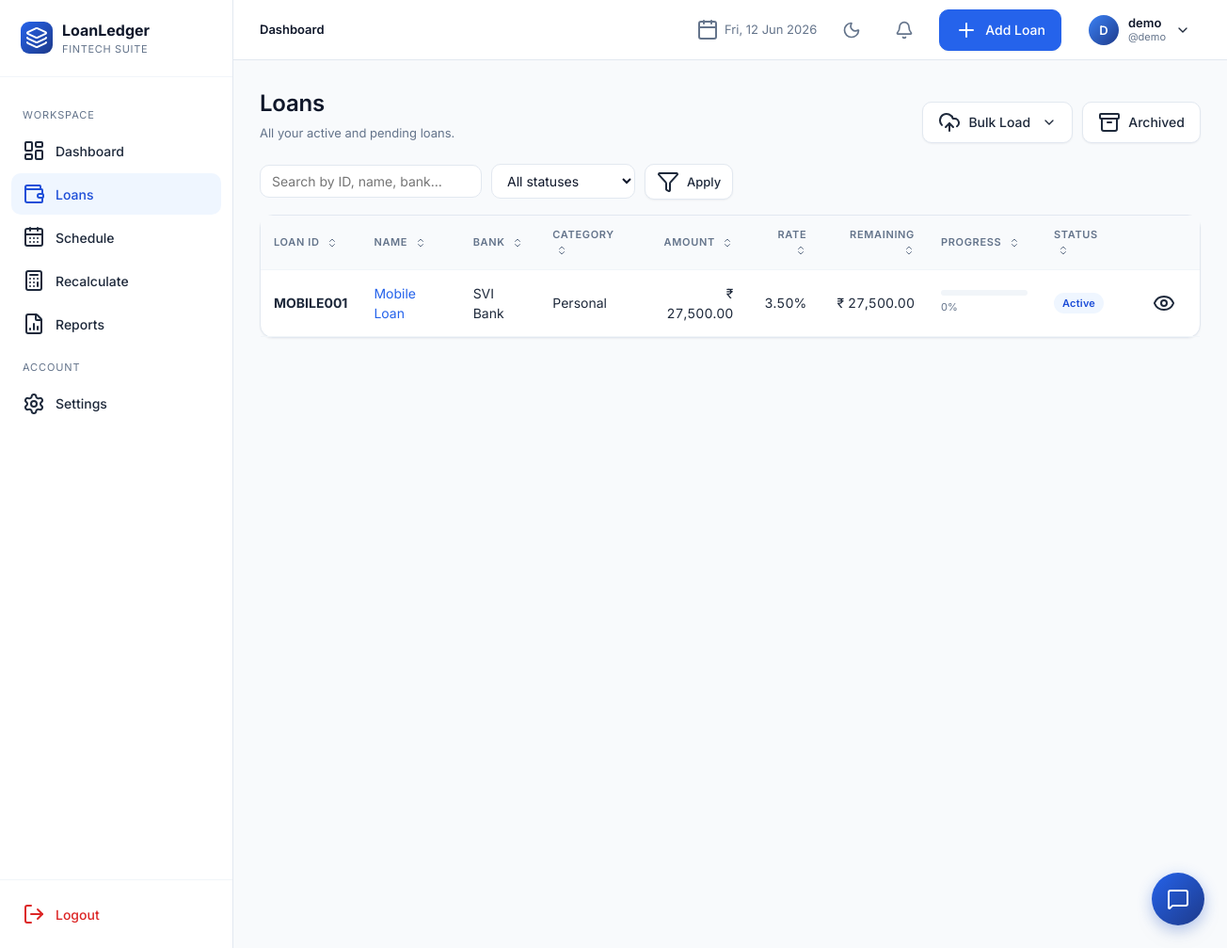
The app's page /loans/ (signed in), older data.
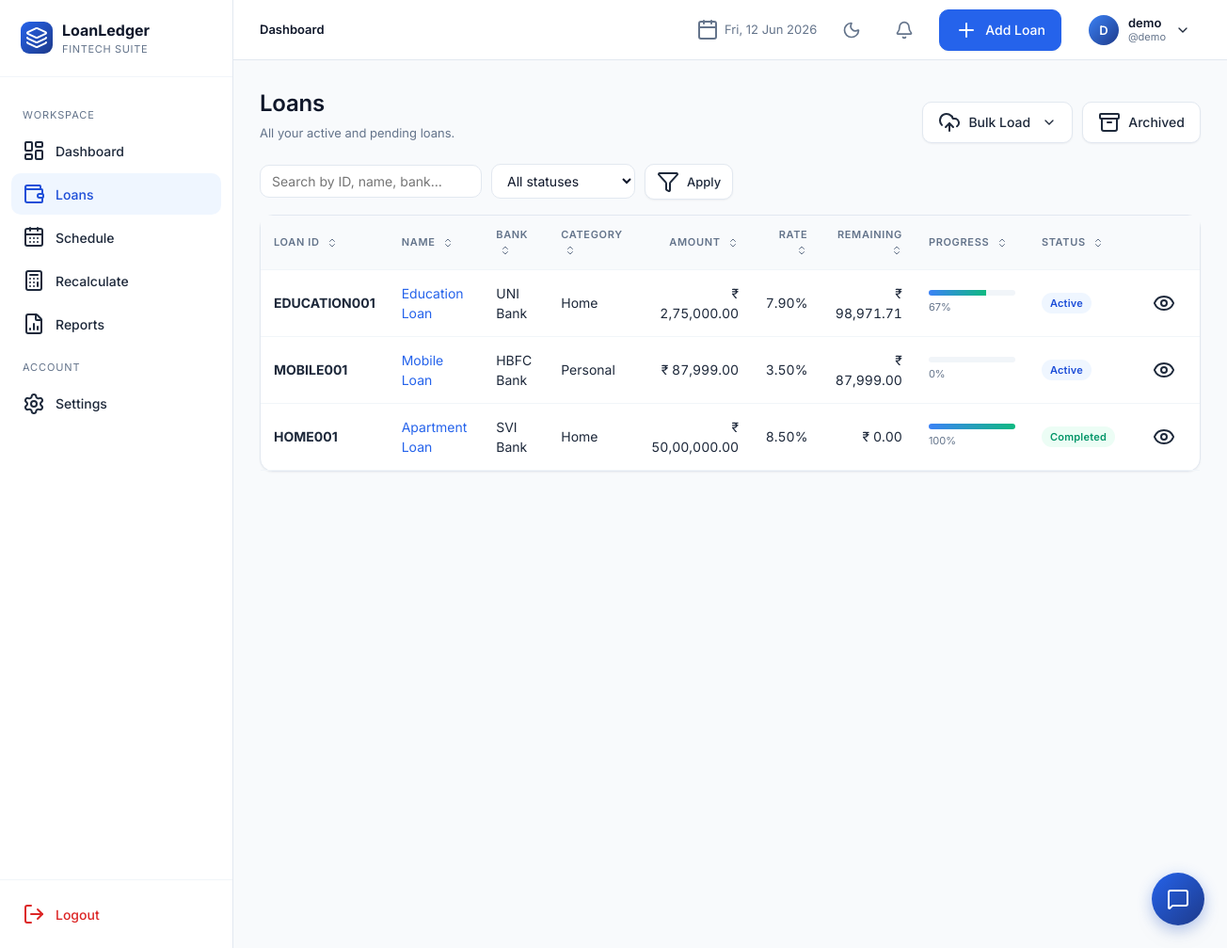
The same page, newer data.
### app/models.py (models this page shows, shortened)
class User(UserMixin, db.Model):
    __tablename__ = "users"
    id = db.Column(db.Integer, primary_key=True)
    full_name = db.Column(db.String(120), nullable=False)
    username = db.Column(db.String(64), unique=True, nullable=False, index=True)
    email = db.Column(db.String(160), unique=True, nullable=False, index=True)
    password_hash = db.Column(db.String(256), nullable=False)
    preferred_currency = db.Column(db.String(8), default="INR")
    preferred_date_format = db.Column(db.String(20), default="%d %b %Y")
    created_at = db.Column(db.DateTime, default=datetime.utcnow)
    loans = db.relationship("Loan", backref="owner", lazy="dynamic", cascade="all, delete-orphan")

class Loan(db.Model):
    __tablename__ = "loans"
    id = db.Column(db.Integer, primary_key=True)
    user_id = db.Column(db.Integer, db.ForeignKey("users.id"), nullable=False, index=True)
    loan_id = db.Column(db.String(40), nullable=False, index=True)  # manual unique per user
    loan_name = db.Column(db.String(120), nullable=False)
    loan_category = db.Column(db.String(50), nullable=False, default="Personal")
    bank_name = db.Column(db.String(120), nullable=False)
    loan_amount = db.Column(db.Float, nullable=False)
    interest_rate = db.Column(db.Float, nullable=False)  # annual %
    down_payment = db.Column(db.Float, default=0)
    custom_emi = db.Column(db.Float, nullable=True)
    start_date = db.Column(db.Date, nullable=False)
    tenure_months = db.Column(db.Integer, nullable=False)
    loan_status = db.Column(db.String(20), default="Active", index=True)
    remaining_balance = db.Column(db.Float, default=0)
    completion_percentage = db.Column(db.Float, default=0)
    is_archived = db.Column(db.Boolean, default=False, index=True)
    balloon_date = db.Column(db.Date, nullable=True)
    balloon_amount = db.Column(db.Float, nullable=True)
    notes = db.Column(db.Text)
    closed_at = db.Column(db.DateTime, nullable=True)
    final_amount = db.Column(db.Float, nullable=True)
    closure_notes = db.Column(db.Text, nullable=True)
    created_at = db.Column(db.DateTime, default=datetime.utcnow)
    updated_at = db.Column(db.DateTime, default=datetime.utcnow, onupdate=datetime.utcnow)
    schedules = db.relationship("Schedule", backref="loan", lazy="dynamic",
                                cascade="all, delete-orphan", order_by="Schedule.month_index")
    __table_args__ = (db.UniqueConstraint("user_id", "loan_id", name="uq_user_loanid"),)

### app/blueprints/loans.py (the view)
@loans_bp.route("/")
@login_required
def list_loans():
    q = request.args.get("q", "").strip()
    status = request.args.get("status", "")
    page = int(request.args.get("page", 1))
    query = current_user.loans.filter_by(is_archived=False)
    if q:
        like = f"%{q}%"
        query = query.filter((Loan.loan_id.ilike(like)) | (Loan.loan_name.ilike(like)) | (Loan.bank_name.ilike(like)))
    if status:
        query = query.filter_by(loan_status=status)
    pagination = query.order_by(Loan.created_at.desc()).paginate(page=page, per_page=10, error_out=False)
    return render_template("loans/list.html", pagination=pagination, q=q, status=status)

### app/templates/loans/list.html (shortened to what this page needs)
{% extends "base.html" %}
{% block content %}
<div class="page-header">
  <div class="title-block"><h1>Loans</h1><div class="sub">All your active and pending loans.</div></div>
  <div class="actions" style="display:flex; gap:10px;">
    <div class="dropdown-container">
      <button class="btn secondary" id="bulkLoadBtn" type="button">
        <i data-lucide="upload-cloud"></i> Bulk Load <i data-lucide="chevron-down" style="width:16px;height:16px;margin-left:4px"></i>
      </button>
    </div>
    <a href="{{ url_for('loans.archived') }}" class="btn secondary"><i data-lucide="archive"></i> Archived</a>
  </div>
</div>
<form class="filters" id="filtersForm" method="get">
  <input type="text" id="filterSearch" name="q" value="{{ q }}" placeholder="Search by ID, name, bank…">
  <select id="filterStatus" name="status">
    <option value="">All statuses</option>
  </select>
  <button class="btn secondary sm" type="submit"><i data-lucide="filter"></i> Apply</button>
</form>
<div id="loansTableContainer">
  <div class="card">
    <div class="table-wrap">
    {% if pagination.items %}
      <table class="tbl" id="loansTable">
        <thead><tr>
          <th style="cursor:pointer" onclick="sortTable(0)">Loan ID <i data-lucide="chevrons-up-down" style="width:12px;height:12px;vertical-align:middle;margin-left:4px"></i></th>
          <th style="cursor:pointer" onclick="sortTable(1)">Name <i data-lucide="chevrons-up-down" style="width:12px;height:12px;vertical-align:middle;margin-left:4px"></i></th>
          <th style="cursor:pointer" onclick="sortTable(2)">Bank <i data-lucide="chevrons-up-down" style="width:12px;height:12px;vertical-align:middle;margin-left:4px"></i></th>
          <th style="cursor:pointer" onclick="sortTable(3)">Category <i data-lucide="chevrons-up-down" style="width:12px;height:12px;vertical-align:middle;margin-left:4px"></i></th>
          <th class="num" style="cursor:pointer" onclick="sortTable(4, true)">Amount <i data-lucide="chevrons-up-down" style="width:12px;height:12px;vertical-align:middle;margin-left:4px"></i></th>
          <th class="num" style="cursor:pointer" onclick="sortTable(5, true)">Rate <i data-lucide="chevrons-up-down" style="width:12px;height:12px;vertical-align:middle;margin-left:4px"></i></th>
          <th class="num" style="cursor:pointer" onclick="sortTable(6, true)">Remaining <i data-lucide="chevrons-up-down" style="width:12px;height:12px;vertical-align:middle;margin-left:4px"></i></th>
          <th style="cursor:pointer" onclick="sortTable(7, true)">Progress <i data-lucide="chevrons-up-down" style="width:12px;height:12px;vertical-align:middle;margin-left:4px"></i></th>
          <th style="cursor:pointer" onclick="sortTable(8)">Status <i data-lucide="chevrons-up-down" style="width:12px;height:12px;vertical-align:middle;margin-left:4px"></i></th>
          <th></th>
        </tr></thead>
        <tbody>
        {% for l in pagination.items %}
          <tr class="loan-row" data-amount="{{ l.loan_amount }}" data-rate="{{ l.interest_rate }}" data-remaining="{{ l.remaining_balance }}" data-progress="{{ l.completion_percentage }}">
            <td><strong>{{ l.loan_id }}</strong></td>
            <td><a href="{{ url_for('loans.details', loan_pk=l.id) }}">{{ l.loan_name }}</a></td>
            <td>{{ l.bank_name }}</td>
            <td>{{ l.loan_category }}</td>
            <td class="num">{{ l.loan_amount|money }}</td>
            <td class="num">{{ '%.2f'|format(l.interest_rate) }}%</td>
            <td class="num">{{ l.remaining_balance|money }}</td>
            <td style="min-width:120px">
              <div class="progress"><div class="progress-bar" style="width: {{ l.completion_percentage }}%"></div></div>
              <div style="font-size:11px;color:var(--slate-500);margin-top:4px">{{ '%.0f'|format(l.completion_percentage) }}%</div>
            </td>
            <td><span class="badge {{ l.loan_status.replace(' ','') }}">{{ l.loan_status }}</span></td>
            <td>
              <a href="{{ url_for('loans.details', loan_pk=l.id) }}" class="btn ghost sm"><i data-lucide="eye"></i></a>
            </td>
          </tr>
        {% endfor %}
        </tbody>
      </table>
    {% else %}
      <div class="empty"><i data-lucide="inbox"></i><h3>No loans match</h3><p>Try clearing filters or add a new loan.</p></div>
    {% endif %}
    </div>
  </div>
</div>
{% endblock %}

### app/templates/base.html (shortened to what this page needs)
<!doctype html>
<html lang="en">
<head>
  <link rel="stylesheet" href="{{ url_for('static', filename='css/styles.css') }}">
  <link rel="stylesheet" href="{{ url_for('static', filename='css/chatbot.css') }}">
</head>
<body>
{% if current_user.is_authenticated %}
<div class="app">
  {% include "_sidebar.html" %}
  <div class="main">
    {% include "_topnav.html" %}
    <main class="content">
      {% block content %}{% endblock %}
    </main>
  </div>
  <button class="chatbot-launcher" id="chatbotLauncher" title="Open Assistant">
    <i data-lucide="message-square"></i>
  </button>
</div>
{% else %}
  {% block auth_content %}{% endblock %}
{% endif %}
</body>
</html>

### app/templates/_sidebar.html
{% set ep = request.endpoint or '' %}
<aside class="sidebar">
  <div class="brand">
    <div class="brand-mark"><i data-lucide="layers"></i></div>
    <div>
      <div class="brand-name">LoanLedger</div>
      <div class="brand-sub">Fintech Suite</div>
    </div>
  </div>
  <nav>
    <div class="group-label">Workspace</div>
    <a href="{{ url_for('dashboard.index') }}" class="{{ 'active' if ep.startswith('dashboard.') else '' }}"><i data-lucide="layout-dashboard"></i> Dashboard</a>
    <a href="{{ url_for('loans.list_loans') }}" class="{{ 'active' if ep.startswith('loans.') else '' }}"><i data-lucide="wallet"></i> Loans</a>
    <a href="{{ url_for('schedule.index') }}" class="{{ 'active' if ep.startswith('schedule.') else '' }}"><i data-lucide="calendar-days"></i> Schedule</a>
    <a href="{{ url_for('recalc.index') }}" class="{{ 'active' if ep.startswith('recalc.') else '' }}"><i data-lucide="calculator"></i> Recalculate</a>
    <a href="{{ url_for('reports.index') }}" class="{{ 'active' if ep.startswith('reports.') else '' }}"><i data-lucide="file-bar-chart-2"></i> Reports</a>
    <div class="group-label">Account</div>
    <a href="{{ url_for('settings.index') }}" class="{{ 'active' if ep.startswith('settings.') else '' }}"><i data-lucide="settings"></i> Settings</a>
  </nav>
  <div class="logout-area">
    <a href="{{ url_for('auth.logout') }}"><i data-lucide="log-out"></i> Logout</a>
  </div>
</aside>

### app/templates/_topnav.html (shortened to what this page needs)
<header class="topnav">
  <div class="crumbs">
    {% block crumbs %}<strong>Dashboard</strong>{% endblock %}
  </div>
  <div class="date"><i data-lucide="calendar"></i> {{ now.strftime('%a, %d %b %Y') }}</div>
  <button id="themeToggle" class="theme-toggle-btn" title="Toggle theme">
    <i data-lucide="moon" class="moon-icon"></i>
  </button>
  <div class="notifications-hub">
    <button class="notifications-btn" id="notificationsBtn" title="Notifications">
      <i data-lucide="bell"></i>
    </button>
  </div>
  {% if request.endpoint and not request.endpoint.startswith('settings.') %}
    <a href="{{ url_for('loans.add') }}" class="btn"><i data-lucide="plus"></i> Add Loan</a>
  {% endif %}
  <div class="profile">
    <button class="profile-btn">
      <div class="avatar">{{ current_user.full_name[:1]|upper }}</div>
      <div style="text-align:left;line-height:1.2">
        <div style="font-weight:600;font-size:13px;color:var(--text-title)">{{ current_user.full_name }}</div>
        <div style="font-size:11px;color:var(--text-muted)">@{{ current_user.username }}</div>
      </div>
      <i data-lucide="chevron-down" style="width:16px;height:16px"></i>
    </button>
  </div>
</header>

### app/static/css/chatbot.css (style rules this page uses)
.chatbot-launcher { position: fixed; bottom: 24px; right: 24px; width: 56px; height: 56px; border-radius: 50%; background: linear-gradient(135deg, var(--blue-600), var(--blue-900)); color: #fff; border: none; cursor: pointer; box-shadow: 0 4px 16px rgba(37, 99, 235, 0.3), var(--shadow-lg); display: flex; align-items: center; justify-content: center; z-index: 99; transition: transform 0.25s cubic-bezier(0.175, 0.885, 0.32, 1.275), box-shadow 0.2s; }
.chatbot-launcher i, .chatbot-launcher svg { width: 24px; height: 24px; transition: transform 0.3s ease; }

### app/templates/loans/list.html (style rules this page uses)
.dropdown-container { position: relative; }

Row changes from the older to the newer data that the page shows:
added Loan: loan_id "EDUCATION001", loan_name "Education Loan", bank_name "UNI Bank", loan_category "Home", loan_amount "₹ 2,75,000.00", interest_rate "7.90", remaining_balance "₹ 98,971.71", completion_percentage "67", loan_status "Active"
changed Loan "MOBILE001": bank_name "SVI Bank" → "HBFC Bank"; loan_amount "₹ 27,500.00" → "₹ 87,999.00"; remaining_balance "₹ 27,500.00" → "₹ 87,999.00"
now on this page (row edited): Loan: loan_id "HOME001", loan_name "Apartment Loan", bank_name "SVI Bank", loan_category "Home", loan_amount "₹ 50,00,000.00", interest_rate "8.50", remaining_balance "₹ 0.00", completion_percentage "100", loan_status "Completed"
